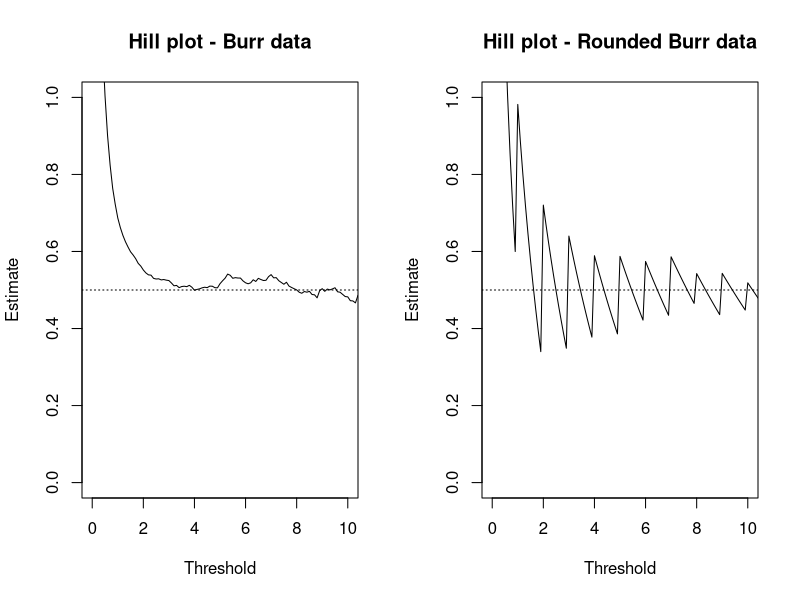
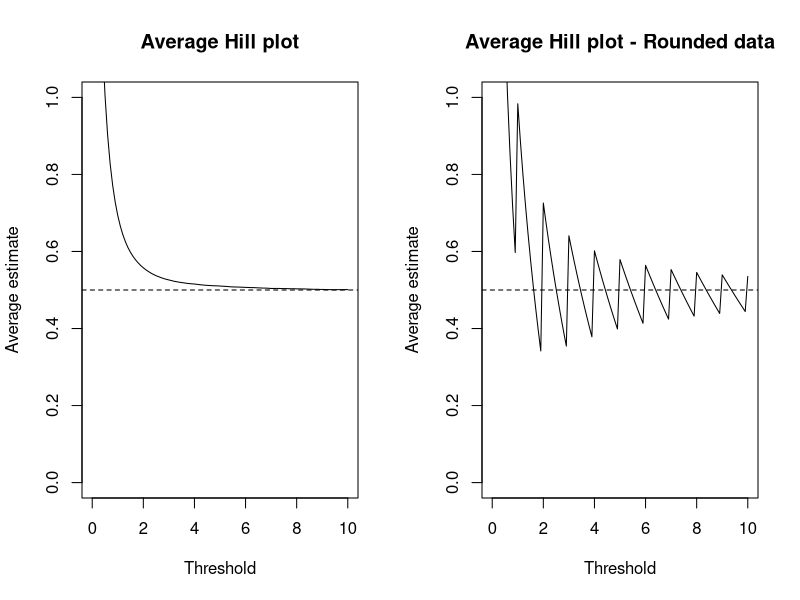

R code for these plots, in order:
rm(list=ls())
set.seed(1342)

# One single replication

n=10000
U=runif(n)

xi=1/2
rho=-1

X=(U^(rho)-1)^(-xi/rho)
Xround=trunc(X)+1

eps=10^(-1)
thresh=seq(eps,max(X)+1,by=eps)

Hill=rep(NA,length(thresh))
Hill2=rep(NA,length(thresh))

for (i in (1:length(thresh))){
  Hill[i]=mean(log(X[X>thresh[i]]/thresh[i]))
  Hill2[i]=mean(log(Xround[Xround>thresh[i]]/thresh[i]))
}

par(mfrow=c(1,2))
plot(thresh,Hill,type="l",xlim=c(0,10),ylim=c(0,1),xlab="Threshold",ylab="Estimate",main="Hill plot - Burr data")
abline(h=xi,lty=3)
plot(thresh,Hill2,type="l",xlim=c(0,10),ylim=c(0,1),xlab="Threshold",ylab="Estimate",main="Hill plot - Rounded Burr data")
abline(h=xi,lty=3)

# Repeating the experiment

N=1000
xi=1/2
rho=-1

eps=10^(-1)
thresh=seq(eps,10,by=eps)

Hillav=rep(0,length(thresh))
Hillav2=rep(0,length(thresh))

n=10000

for (j in 1:N){
  
  U=runif(n) # Uniform
  X=(U^(rho)-1)^(-xi/rho) # Burr
  Xround=trunc(X)+1 # Rounded Burr
  
  Hill=rep(NA,length(thresh))
  Hill2=rep(NA,length(thresh))
  
  for (i in (1:length(thresh))){
    Hill[i]=mean(log(X[X>thresh[i]]/thresh[i])) # Hill original data
    Hill2[i]=mean(log(Xround[Xround>thresh[i]]/thresh[i])) # Hill rounded data
    Hillav[i]=Hillav[i]+Hill[i]/N # Calculating the average Hill estimate over all replications
    Hillav2[i]=Hillav2[i]+Hill2[i]/N # Calculating the average Hill estimate over all replications (rounded data)
  }
  
}

par(mfrow=c(1,2))
plot(thresh,Hillav,type="l",xlim=c(0,10),ylim=c(0,1),xlab="Threshold",ylab="Average estimate",main="Average Hill plot")
abline(h=xi,lty=2)
plot(thresh,Hillav2,type="l",xlim=c(0,10),ylim=c(0,1),xlab="Threshold",ylab="Average estimate",main="Average Hill plot - Rounded data")
abline(h=xi,lty=2)